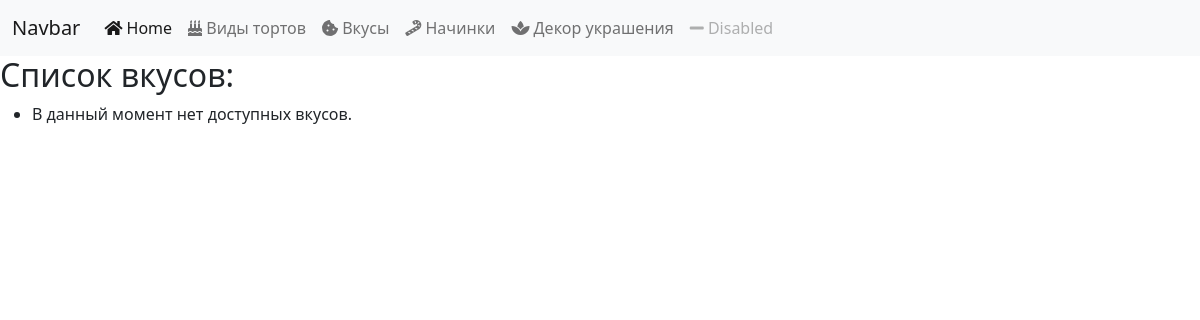
Page /tastes/ on the earlier database version.
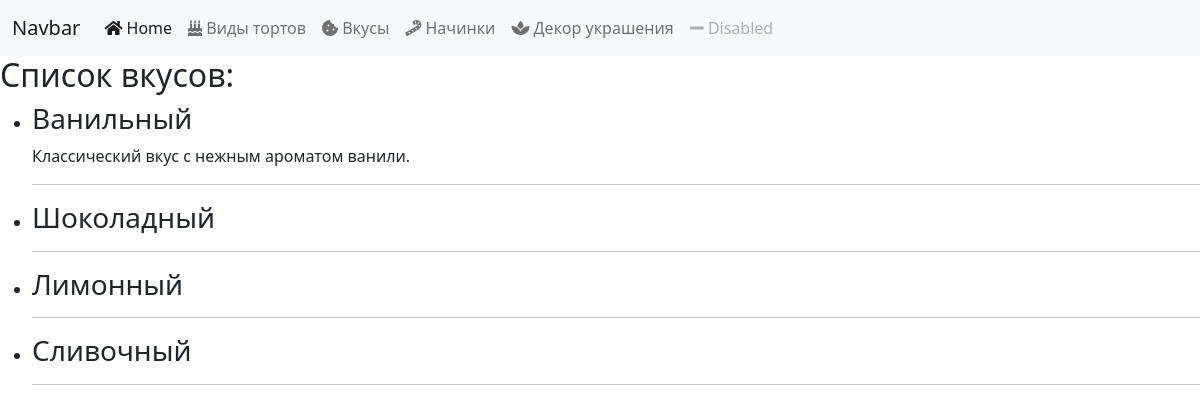
Same page on the later database version.
### pastries/models.py (models this page shows, shortened)
class Taste(models.Model):
    name = models.CharField(max_length=200)
    description = models.TextField(blank=True, null=True)

### pastries/views.py (the view)
# urls.py: path('tastes/', views.specific_taste_view),
def specific_taste_view(request):
    if request.method == "GET":
        taste_names = Taste.objects.values_list('name', flat=True).distinct()
        specific_tastes = Taste.objects.filter(name__in=taste_names)
        context_data = {
            "specific_tastes": specific_tastes
        }
        return render(request, "pastries/specific_tastes.html", context=context_data)

### pastries/templates/pastries/specific_tastes.html
{% extends 'layouts/index.html' %}
{% block content %}
    <h2>Список вкусов:</h2>
    <ul>
        {% for taste in specific_tastes %}
            <li>
                <h3>{{ taste.name }}</h3>
                <p>{{ taste.description }}</p>
                <hr>
            </li>
        {% empty %}
            <li>В данный момент нет доступных вкусов.</li>
        {% endfor %}
    </ul>
{% endblock %}

Differences in the rows shown:
added Taste: name "Ванильный", description "Классический вкус с нежным ароматом ванили."
added Taste: name "Шоколадный"
added Taste: name "Лимонный"
added Taste: name "Сливочный"
Other differences:
text no longer shown: "В данный момент нет доступных вкусов."
